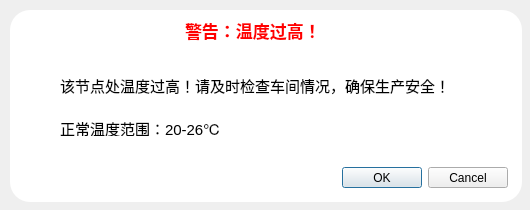
<?xml version="1.0" encoding="UTF-8"?>
<ui version="4.0">
 <class>Dialog_temptoohigh</class>
 <widget class="QDialog" name="Dialog_temptoohigh">
  <property name="geometry">
   <rect>
    <x>0</x>
    <y>0</y>
    <width>530</width>
    <height>210</height>
   </rect>
  </property>
  <property name="windowTitle">
   <string>Dialog</string>
  </property>
  <widget class="QDialogButtonBox" name="buttonBox">
   <property name="geometry">
    <rect>
     <x>167</x>
     <y>167</y>
     <width>341</width>
     <height>21</height>
    </rect>
   </property>
   <property name="orientation">
    <enum>Qt::Horizontal</enum>
   </property>
   <property name="standardButtons">
    <set>QDialogButtonBox::Cancel|QDialogButtonBox::Ok</set>
   </property>
  </widget>
  <widget class="QFrame" name="frame_2">
   <property name="geometry">
    <rect>
     <x>10</x>
     <y>10</y>
     <width>512</width>
     <height>192</height>
    </rect>
   </property>
   <property name="styleSheet">
    <string notr="true">QFrame#frame_2{
	background-color: rgba(255, 255, 255, 255);
	border-radius:20px;
}</string>
   </property>
   <property name="frameShape">
    <enum>QFrame::StyledPanel</enum>
   </property>
   <property name="frameShadow">
    <enum>QFrame::Raised</enum>
   </property>
   <widget class="QLabel" name="label">
    <property name="geometry">
     <rect>
      <x>175</x>
      <y>5</y>
      <width>141</width>
      <height>31</height>
     </rect>
    </property>
    <property name="font">
     <font>
      <family>黑体</family>
      <pointsize>13</pointsize>
      <weight>75</weight>
      <bold>true</bold>
     </font>
    </property>
    <property name="styleSheet">
     <string notr="true">color: rgb(255, 0, 0);</string>
    </property>
    <property name="text">
     <string>警告：温度过高！</string>
    </property>
   </widget>
   <widget class="QLabel" name="label_2">
    <property name="geometry">
     <rect>
      <x>50</x>
      <y>40</y>
      <width>411</width>
      <height>71</height>
     </rect>
    </property>
    <property name="font">
     <font>
      <pointsize>11</pointsize>
     </font>
    </property>
    <property name="styleSheet">
     <string notr="true"/>
    </property>
    <property name="text">
     <string>该节点处温度过高！请及时检查车间情况，确保生产安全！</string>
    </property>
   </widget>
   <widget class="QLabel" name="label_3">
    <property name="geometry">
     <rect>
      <x>50</x>
      <y>110</y>
      <width>171</width>
      <height>16</height>
     </rect>
    </property>
    <property name="font">
     <font>
      <pointsize>11</pointsize>
     </font>
    </property>
    <property name="text">
     <string>正常温度范围：20-26℃</string>
    </property>
   </widget>
   <zorder>label</zorder>
   <zorder>label_3</zorder>
   <zorder>label_2</zorder>
  </widget>
  <zorder>frame_2</zorder>
  <zorder>buttonBox</zorder>
 </widget>
 <resources/>
 <connections>
  <connection>
   <sender>buttonBox</sender>
   <signal>accepted()</signal>
   <receiver>Dialog_temptoohigh</receiver>
   <slot>accept()</slot>
   <hints>
    <hint type="sourcelabel">
     <x>248</x>
     <y>254</y>
    </hint>
    <hint type="destinationlabel">
     <x>157</x>
     <y>274</y>
    </hint>
   </hints>
  </connection>
  <connection>
   <sender>buttonBox</sender>
   <signal>rejected()</signal>
   <receiver>Dialog_temptoohigh</receiver>
   <slot>reject()</slot>
   <hints>
    <hint type="sourcelabel">
     <x>316</x>
     <y>260</y>
    </hint>
    <hint type="destinationlabel">
     <x>286</x>
     <y>274</y>
    </hint>
   </hints>
  </connection>
 </connections>
</ui>
